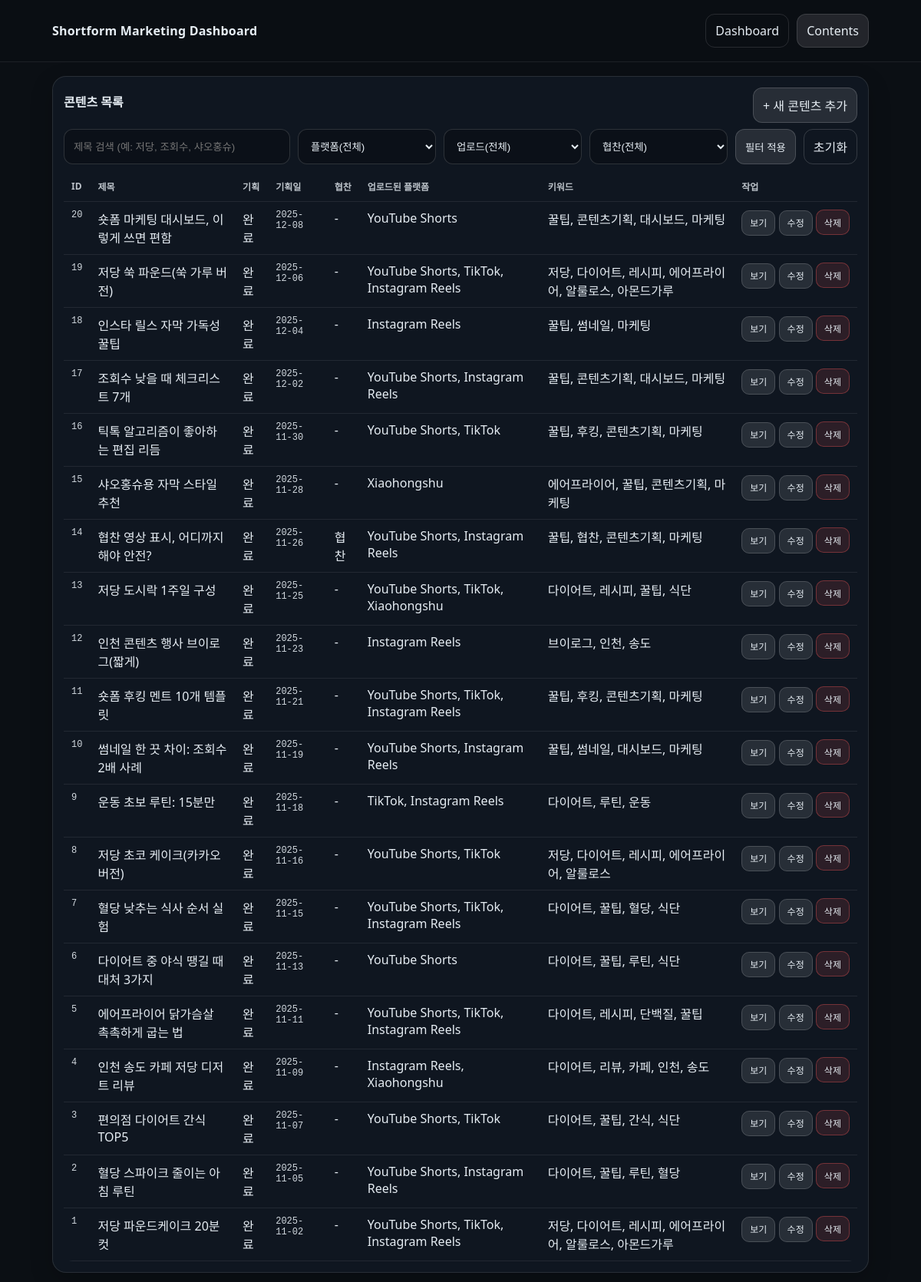
The page /contents on the database as committed earlier.
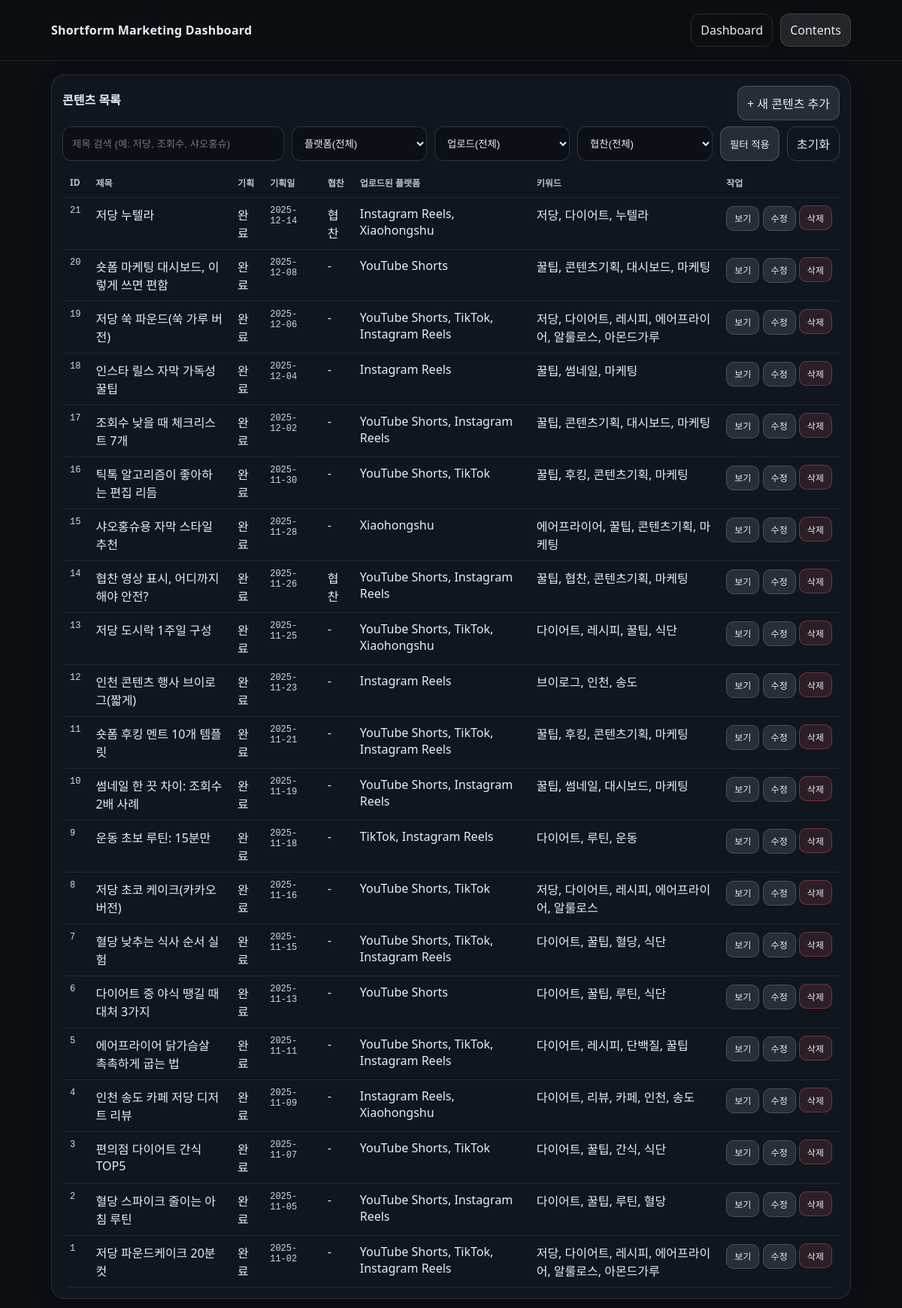
The same page on the database as committed later.
### tables this page shows
CREATE TABLE contents (
  content_id INTEGER PRIMARY KEY AUTOINCREMENT,
  plan_done INTEGER NOT NULL DEFAULT 0,
  plan_date TEXT,
  title TEXT NOT NULL,
  description TEXT,
  script TEXT,
  thumbnail_concept TEXT,
  sponsored INTEGER NOT NULL DEFAULT 0,
  created_at TEXT DEFAULT (datetime('now'))
);

### app.py (the view, shortened to what this page needs)
@app.route("/contents")
def contents():
    q = (request.args.get("q") or "").strip()
    platform = (request.args.get("platform") or "").strip()
    uploaded = (request.args.get("uploaded") or "").strip()   # "1" / "0" / ""
    sponsored = (request.args.get("sponsored") or "").strip() # "1" / "0" / ""
    con = get_db()
    cur = con.cursor()
    platforms = cur.execute("SELECT name FROM platforms ORDER BY name").fetchall()
    where = []
    params = []
    if q:
        where.append("c.title LIKE ?")
        params.append(f"%{q}%")
    if sponsored in ("0", "1"):
        where.append("c.sponsored = ?")
        params.append(int(sponsored))
    where_sql = ("WHERE " + " AND ".join(where)) if where else ""
    rows = cur.execute(f"""
        SELECT
          c.content_id,
          c.plan_done,
          c.plan_date,
          c.title,
          c.thumbnail_concept,
          c.sponsored,
          COALESCE((
            SELECT GROUP_CONCAT(p.name, ', ')
            FROM content_platform cp
            JOIN platforms p ON p.platform_id = cp.platform_id
            WHERE cp.content_id = c.content_id AND cp.is_uploaded = 1
          ), '-') AS uploaded_platforms,
          COALESCE((
            SELECT GROUP_CONCAT(k.keyword, ', ')
            FROM content_keyword ck
            JOIN keywords k ON k.keyword_id = ck.keyword_id
            WHERE ck.content_id = c.content_id
          ), '-') AS keywords
        FROM contents c
        {where_sql}
        ORDER BY COALESCE(c.plan_date, '0000-00-00') DESC, c.content_id DESC
        LIMIT 200
    """, params).fetchall()
    con.close()
    return render_template(
        "contents.html",
        app_title=APP_TITLE,
        rows=rows,
        platforms=platforms,
        q=q, platform=platform, uploaded=uploaded, sponsored=sponsored
    )

### app.py (called while the page is built)
def get_db():
    con = sqlite3.connect(DB_PATH)
    con.row_factory = sqlite3.Row
    return con

### templates/contents.html (shortened to what this page needs)
<!doctype html>
<html lang="ko">
<head>
  <link rel="stylesheet" href="{{ url_for('static', filename='style.css') }}">
</head>
<body>
  <header class="topbar">
    <div class="wrap">
      <div class="brand">{{ app_title }}</div>
      <nav class="nav">
        <a class="navlink" href="/">Dashboard</a>
        <a class="navlink active" href="/contents">Contents</a>
      </nav>
    </div>
  </header>
  <main class="wrap">
    <section class="panel">
      <div class="titlebar">
        <h2>콘텐츠 목록</h2>
        <a class="btn" href="/contents/new">+ 새 콘텐츠 추가</a>
      </div>
      <form class="filters" method="get" action="/contents">
        <input class="input" name="q" value="{{ q }}" placeholder="제목 검색 (예: 저당, 조회수, 샤오홍슈)" />
        <select class="select" name="platform">
          <option value="">플랫폼(전체)</option>
        </select>
        <select class="select" name="uploaded">
          <option value="">업로드(전체)</option>
        </select>
        <select class="select" name="sponsored">
          <option value="">협찬(전체)</option>
        </select>
        <button class="btn" type="submit">필터 적용</button>
        <a class="btn ghost" href="/contents">초기화</a>
      </form>
      <table class="table">
        <thead>
          <tr>
            <th>ID</th>
            <th>제목</th>
            <th>기획</th>
            <th>기획일</th>
            <th>협찬</th>
            <th>업로드된 플랫폼</th>
            <th>키워드</th>
            <th>작업</th>
          </tr>
        </thead>
        <tbody>
          {% for r in rows %}
          <tr>
            <td class="mono">{{ r["content_id"] }}</td>
            <td>{{ r["title"] }}</td>
            <td>{{ "완료" if r["plan_done"]==1 else "미완료" }}</td>
            <td class="mono">{{ r["plan_date"] or "-" }}</td>
            <td>{{ "협찬" if r["sponsored"]==1 else "-" }}</td>
            <td>{{ r["uploaded_platforms"] }}</td>
            <td>{{ r["keywords"] }}</td>
            <td class="nowrap">
              <a class="btn sm" href="/contents/{{ r['content_id'] }}">보기</a>
              <a class="btn sm" href="/contents/{{ r['content_id'] }}/edit">수정</a>
              <form method="post"
                    action="/contents/{{ r['content_id'] }}/delete"
                    style="display:inline"
                    onsubmit="return confirm('정말 삭제할까요? (ID {{ r['content_id'] }})');">
                <button class="btn sm danger" type="submit">삭제</button>
              </form>
            </td>
          </tr>
          {% endfor %}
        </tbody>
      </table>
    </section>
  </main>
</body>
</html>

Rows that differ between the two databases and show on the page:
added contents: content_id "21", title "저당 누텔라", plan_done "완료", plan_date "2025-12-14", sponsored "협찬", uploaded_platforms "Instagram Reels, Xiaohongshu", keywords "저당, 다이어트, 누텔라"
